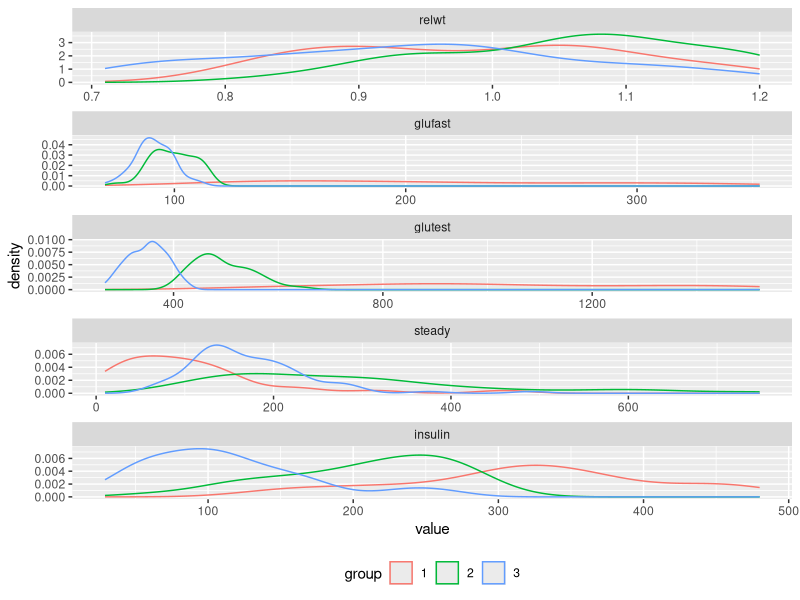
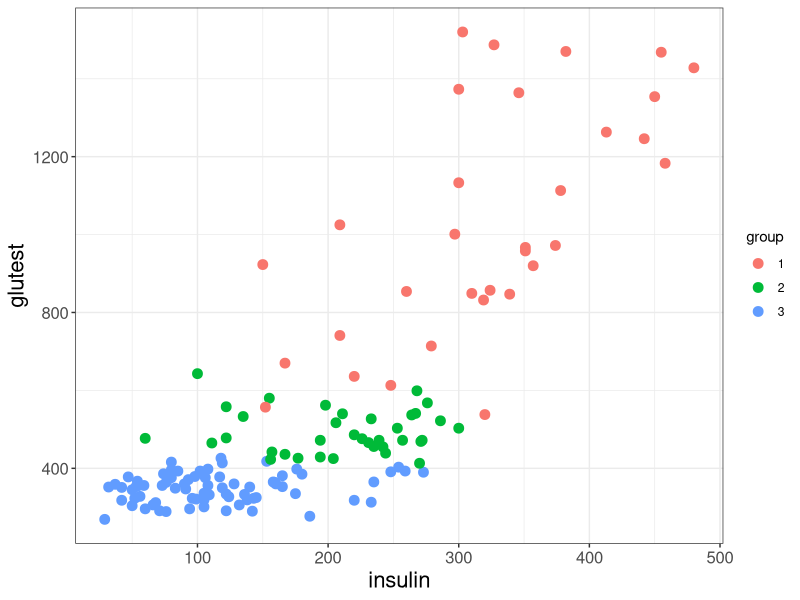
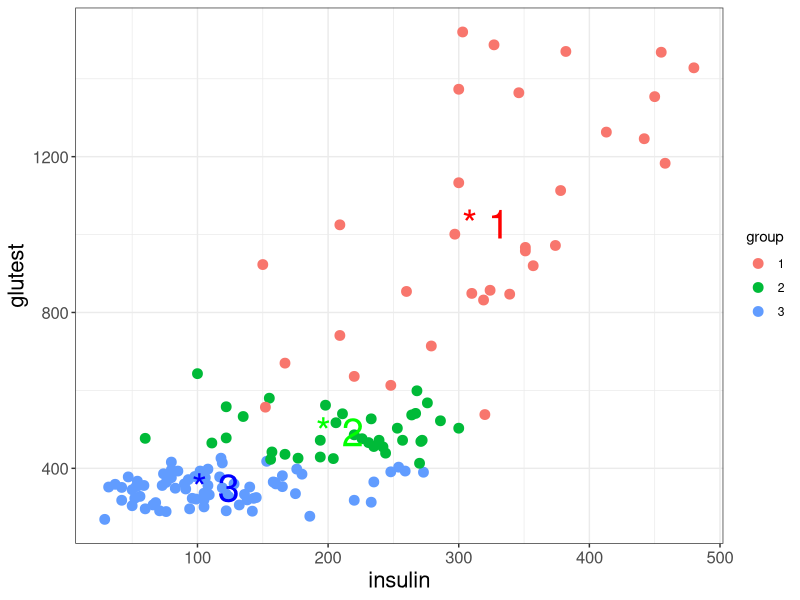
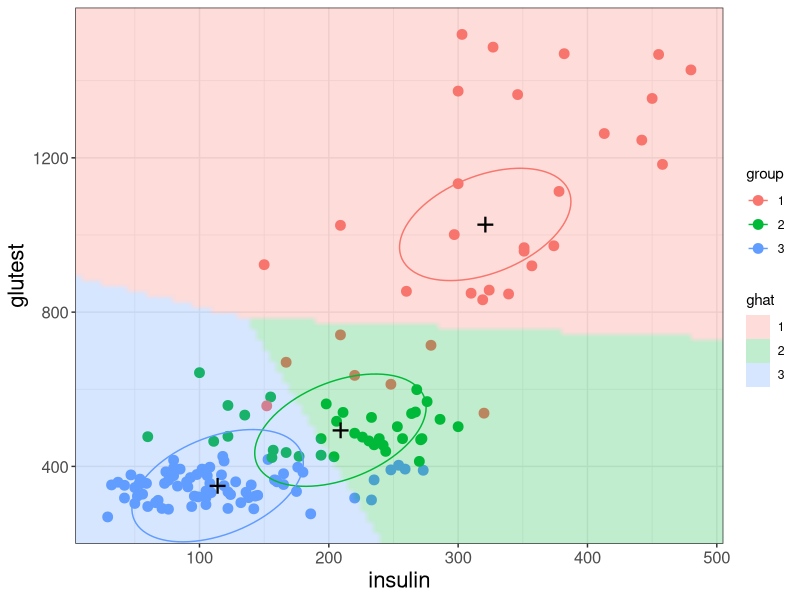
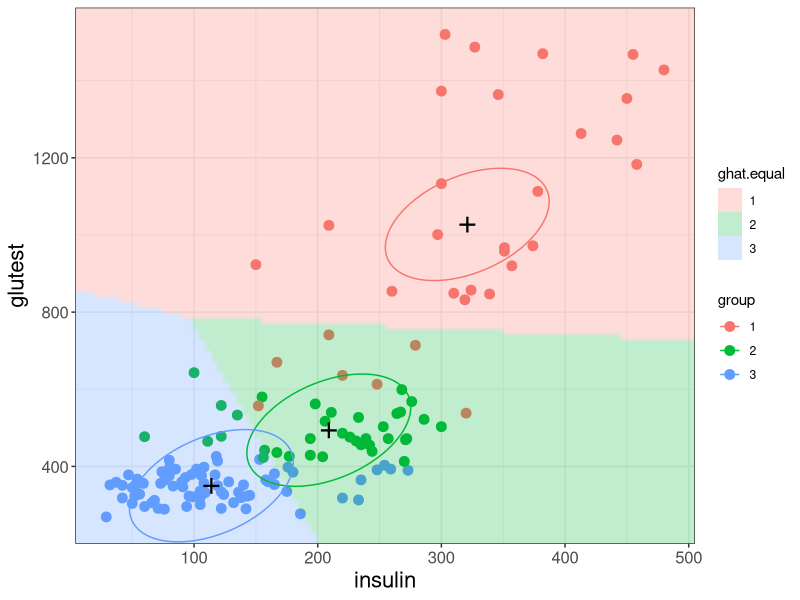

The R source for these figures, in order:
## ---- chunk 1
library(tidyverse)
diabetes <- read_csv("../data/diabetes.csv")
## ---- chunk 2
diabetes$group <- factor(diabetes$group)
diabetes
## ---- chunk 3
ggplot(reshape2::melt(diabetes, id.vars = c("id", "group")),
       aes(x = value, col = group)) +
  geom_density() + facet_wrap( ~variable, ncol = 1, scales = "free") +
  theme(legend.position = "bottom")
## ---- chunk 4
ggplot(diabetes, mapping = aes(x = insulin, y = glutest)) +
  theme_bw() +
  geom_point(aes(colour = group), size = 3) +
  labs( x = "insulin" , y = "glutest") +
  theme(axis.title = element_text( size = 16),
        axis.text  = element_text(size = 12))
## ---- chunk 5
library(MASS)
diabetes_lda  <-  lda(group ~ insulin + glutest, data = diabetes)
diabetes_lda
## ---- chunk 6
prop.table(table(diabetes$group))
## ---- chunk 7
ggplot(diabetes, mapping = aes(x = insulin, y = glutest)) +
  theme_bw() +
  geom_point(aes(colour = group), size = 3) +
  labs( x = "insulin" , y = "glutest") +
  theme(axis.title = element_text( size = 16),
        axis.text  = element_text(size = 12)) +
  annotate("text", label = "* 1", size = 10, x = diabetes_lda$means[1,1], y = diabetes_lda$means[1,2], colour = "red") +
  annotate("text", label = "* 2", size = 10, x = diabetes_lda$means[2,1], y = diabetes_lda$means[2,2], colour = "green") +
  annotate("text", label = "* 3", size = 10, x = diabetes_lda$means[3,1], y = diabetes_lda$means[3,2], colour = "blue") 
## ---- chunk 8
diabetes_lda$scaling
## ---- chunk 9
ghat <- predict(diabetes_lda)$class
table(prediced = ghat, observed = diabetes$group)
## ---- chunk 10
mean(ghat != diabetes$group)
## ---- chunk 11
diabetes.pred <- predict(diabetes_lda)
str(diabetes.pred)
## ---- chunk 12
make1Dgrid  <-  function(x) {
  rg  <-  grDevices::extendrange(x)
  seq(from = rg[1], to = rg[2], length.out = 100)
}

# Set up grid for prediction, 100 x 100 that covers the data range of the two variables

diabetes_grid.df <-  with(diabetes,
                     expand.grid(insulin = make1Dgrid(insulin),
                                 glutest = make1Dgrid(glutest)))

# Do the predictions

diabetes_grid.df$ghat  <- 
  predict(diabetes_lda, newdata = diabetes_grid.df)$class

# Equal prior probabilities 

diabetes_grid.df$ghat.equal  <- 
  predict(diabetes_lda, newdata = diabetes_grid.df, prior = rep(1,3)/3)$class


# The group centres.

centers  <-  diabetes_lda$means

# Compute the ellipse. 
# Start from a unit circle and apply the corresponding affine transformation from the LDA output.

unitcircle  <-  exp(1i * seq(0, 2*pi, length.out = 90)) %>%
  {cbind(Re(.), Im(.))}
ellipse  <-  unitcircle %*% solve(diabetes_lda$scaling)

# All three ellipses, one for each group center.

ellipses  <-  lapply(seq_len(nrow(centers)), function(i) {
  (ellipse +
     matrix(centers[i, ], byrow = TRUE,
            ncol = ncol(centers), nrow = nrow(ellipse))) %>%
    cbind(group = i)
  }) %>% do.call(rbind, .) %>% data.frame

ellipses$group  <-  factor(ellipses$group)


ggdb <- ggplot(diabetes, mapping = aes(x = insulin, y = glutest)) +
  theme_bw() +
  geom_point(aes(colour = group), size = 3) +
  labs( x = "insulin" , y = "glutest") +
  theme(axis.title = element_text( size = 16),
        axis.text  = element_text(size = 12)) 

ggdb + geom_raster(aes(fill = ghat),
                   data = diabetes_grid.df, alpha = 0.25, interpolate = TRUE) +
  geom_point(data = as_tibble(centers), pch = "+", size = 8) +
  geom_path(aes(colour = group), data = ellipses) +
  scale_x_continuous(expand = c(0, 0)) +
  scale_y_continuous(expand = c(0, 0))
## ---- chunk 13
equal.ghat <- predict(diabetes_lda, prior = rep(1,3)/3)$class
table(predicted = equal.ghat,observed = diabetes$group)
## missclassification rate
mean(equal.ghat != diabetes$group)
## ---- chunk 14
ggdb + geom_raster(aes(fill = ghat.equal),
                   data = diabetes_grid.df, alpha = 0.25, interpolate = TRUE) +
  geom_point(data = as_tibble(centers), pch = "+", size = 8) +
  geom_path(aes(colour = group), data = ellipses) +
  scale_x_continuous(expand = c(0, 0)) +
  scale_y_continuous(expand = c(0, 0))
